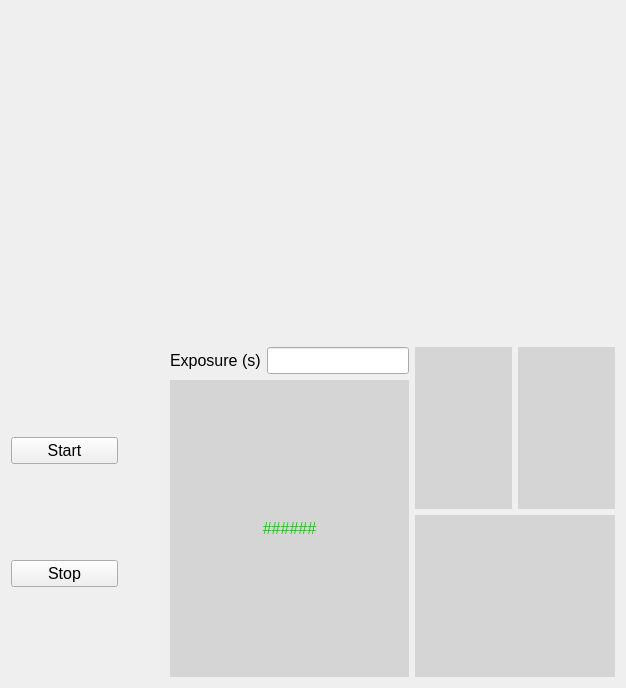
<?xml version="1.0" encoding="UTF-8"?>
<ui version="4.0">
 <class>Form</class>
 <widget class="QWidget" name="Form">
  <property name="geometry">
   <rect>
    <x>0</x>
    <y>0</y>
    <width>626</width>
    <height>688</height>
   </rect>
  </property>
  <property name="sizePolicy">
   <sizepolicy hsizetype="Minimum" vsizetype="Preferred">
    <horstretch>0</horstretch>
    <verstretch>0</verstretch>
   </sizepolicy>
  </property>
  <property name="minimumSize">
   <size>
    <width>550</width>
    <height>500</height>
   </size>
  </property>
  <property name="font">
   <font>
    <pointsize>9</pointsize>
   </font>
  </property>
  <property name="windowTitle">
   <string>Form</string>
  </property>
  <layout class="QVBoxLayout" name="verticalLayout_4">
   <item>
    <widget class="PyDMImageView" name="cameraImage">
     <property name="font">
      <font>
       <pointsize>12</pointsize>
      </font>
     </property>
     <property name="contextMenuPolicy">
      <enum>Qt::DefaultContextMenu</enum>
     </property>
     <property name="toolTip">
      <string>ca://${P}${im}ArrayData</string>
     </property>
     <property name="autoFillBackground">
      <bool>false</bool>
     </property>
     <property name="styleSheet">
      <string notr="true"/>
     </property>
     <property name="colorMapMax" stdset="0">
      <double>1024.000000000000000</double>
     </property>
     <property name="colorMap" stdset="0">
      <enum>PyDMImageView::Monochrome</enum>
     </property>
     <property name="autoDownsample" stdset="0">
      <bool>false</bool>
     </property>
     <property name="imageWidth" stdset="0">
      <number>0</number>
     </property>
     <property name="normalizeData" stdset="0">
      <bool>true</bool>
     </property>
     <property name="readingOrder" stdset="0">
      <enum>PyDMImageView::Clike</enum>
     </property>
     <property name="imageChannel" stdset="0">
      <string>ca://${P}${im}ArrayData</string>
     </property>
     <property name="widthChannel" stdset="0">
      <string>ca://${P}${im}ArraySize0_RBV</string>
     </property>
    </widget>
   </item>
   <item>
    <layout class="QHBoxLayout" name="horizontalLayout_3">
     <item>
      <layout class="QVBoxLayout" name="verticalLayout">
       <item>
        <widget class="PyDMPushButton" name="PyDMPushButton">
         <property name="minimumSize">
          <size>
           <width>0</width>
           <height>0</height>
          </size>
         </property>
         <property name="font">
          <font>
           <pointsize>12</pointsize>
          </font>
         </property>
         <property name="toolTip">
          <string>ca://${P}${R}Acquire</string>
         </property>
         <property name="whatsThis">
          <string/>
         </property>
         <property name="text">
          <string>Start</string>
         </property>
         <property name="channel" stdset="0">
          <string>ca://${P}${R}Acquire</string>
         </property>
         <property name="pressValue" stdset="0">
          <string>1</string>
         </property>
        </widget>
       </item>
       <item>
        <widget class="PyDMPushButton" name="PyDMPushButton_2">
         <property name="font">
          <font>
           <pointsize>12</pointsize>
          </font>
         </property>
         <property name="toolTip">
          <string>ca://${P}${R}Acquire</string>
         </property>
         <property name="text">
          <string>Stop</string>
         </property>
         <property name="channel" stdset="0">
          <string>ca://${P}${R}Acquire</string>
         </property>
         <property name="pressValue" stdset="0">
          <string>0</string>
         </property>
        </widget>
       </item>
      </layout>
     </item>
     <item>
      <widget class="PyDMByteIndicator" name="PyDMByteIndicator">
       <property name="enabled">
        <bool>true</bool>
       </property>
       <property name="sizePolicy">
        <sizepolicy hsizetype="Fixed" vsizetype="Fixed">
         <horstretch>0</horstretch>
         <verstretch>0</verstretch>
        </sizepolicy>
       </property>
       <property name="minimumSize">
        <size>
         <width>40</width>
         <height>40</height>
        </size>
       </property>
       <property name="baseSize">
        <size>
         <width>0</width>
         <height>0</height>
        </size>
       </property>
       <property name="font">
        <font>
         <pointsize>12</pointsize>
        </font>
       </property>
       <property name="toolTip">
        <string>ca://${P}${R}Acquire</string>
       </property>
       <property name="channel" stdset="0">
        <string>ca://${P}${R}Acquire</string>
       </property>
       <property name="showLabels" stdset="0">
        <bool>false</bool>
       </property>
       <property name="circles" stdset="0">
        <bool>true</bool>
       </property>
      </widget>
     </item>
     <item>
      <layout class="QVBoxLayout" name="verticalLayout_3">
       <item>
        <layout class="QHBoxLayout" name="horizontalLayout_2">
         <item>
          <widget class="QLabel" name="label">
           <property name="font">
            <font>
             <pointsize>12</pointsize>
            </font>
           </property>
           <property name="text">
            <string>Exposure (s)</string>
           </property>
          </widget>
         </item>
         <item>
          <widget class="PyDMLineEdit" name="PyDMLineEdit">
           <property name="sizePolicy">
            <sizepolicy hsizetype="Minimum" vsizetype="Fixed">
             <horstretch>0</horstretch>
             <verstretch>0</verstretch>
            </sizepolicy>
           </property>
           <property name="font">
            <font>
             <pointsize>12</pointsize>
            </font>
           </property>
           <property name="toolTip">
            <string>ca://${P}${R}AcquireTime</string>
           </property>
           <property name="styleSheet">
            <string notr="true">PyDMLineEdit {
  color: rgb(0, 0, 0);
  background-color: rgb(115, 223, 255);
  border: 1px solid black;
  margin: 0px;
  padding: 0px;
  spacing: 0px;
  }</string>
           </property>
           <property name="showUnits" stdset="0">
            <bool>true</bool>
           </property>
           <property name="channel" stdset="0">
            <string>ca://${P}${R}AcquireTime</string>
           </property>
          </widget>
         </item>
        </layout>
       </item>
       <item>
        <widget class="PyDMLabel" name="PyDMLabel">
         <property name="font">
          <font>
           <pointsize>12</pointsize>
          </font>
         </property>
         <property name="toolTip">
          <string>ca://${P}${R}DetectorState_RBV</string>
         </property>
         <property name="styleSheet">
          <string notr="true">color: rgb(0, 216, 0);
background-color: rgb(213, 213, 213);</string>
         </property>
         <property name="text">
          <string>&lt;html&gt;&lt;head/&gt;&lt;body&gt;&lt;p align=&quot;center&quot;&gt;######&lt;/p&gt;&lt;/body&gt;&lt;/html&gt;</string>
         </property>
         <property name="alignment">
          <set>Qt::AlignCenter</set>
         </property>
         <property name="channel" stdset="0">
          <string>ca://${P}${R}DetectorState_RBV</string>
         </property>
         <property name="enableRichText" stdset="0">
          <bool>true</bool>
         </property>
         <property name="displayFormat" stdset="0">
          <enum>PyDMLabel::String</enum>
         </property>
        </widget>
       </item>
      </layout>
     </item>
     <item>
      <layout class="QVBoxLayout" name="verticalLayout_2">
       <item>
        <layout class="QHBoxLayout" name="horizontalLayout">
         <item>
          <widget class="PyDMLabel" name="PyDMLabel_3">
           <property name="font">
            <font>
             <pointsize>12</pointsize>
            </font>
           </property>
           <property name="toolTip">
            <string>ca://${P}${R}ArrayCounter_RBV</string>
           </property>
           <property name="styleSheet">
            <string notr="true">color: rgb(0, 0, 255);
background-color: rgb(213, 213, 213)</string>
           </property>
           <property name="channel" stdset="0">
            <string>ca://${P}${R}ArrayCounter_RBV</string>
           </property>
          </widget>
         </item>
         <item>
          <widget class="PyDMLabel" name="PyDMLabel_4">
           <property name="font">
            <font>
             <pointsize>12</pointsize>
            </font>
           </property>
           <property name="toolTip">
            <string>ca://${P}${R}ArrayRate_RBV</string>
           </property>
           <property name="styleSheet">
            <string notr="true">color: rgb(0, 0, 255);
background-color: rgb(213, 213, 213)</string>
           </property>
           <property name="showUnits" stdset="0">
            <bool>true</bool>
           </property>
           <property name="channel" stdset="0">
            <string>ca://${P}${R}ArrayRate_RBV</string>
           </property>
           <property name="displayFormat" stdset="0">
            <enum>PyDMLabel::Decimal</enum>
           </property>
          </widget>
         </item>
        </layout>
       </item>
       <item>
        <widget class="PyDMLabel" name="PyDMLabel_2">
         <property name="sizePolicy">
          <sizepolicy hsizetype="Minimum" vsizetype="Preferred">
           <horstretch>0</horstretch>
           <verstretch>0</verstretch>
          </sizepolicy>
         </property>
         <property name="minimumSize">
          <size>
           <width>200</width>
           <height>0</height>
          </size>
         </property>
         <property name="font">
          <font>
           <pointsize>12</pointsize>
          </font>
         </property>
         <property name="toolTip">
          <string>ca://${P}${R}StatusMessage_RBV</string>
         </property>
         <property name="styleSheet">
          <string notr="true">color: rgb(0, 0, 255);
background-color: rgb(213, 213, 213)</string>
         </property>
         <property name="alignment">
          <set>Qt::AlignCenter</set>
         </property>
         <property name="channel" stdset="0">
          <string>ca://${P}${R}StatusMessage_RBV</string>
         </property>
         <property name="enableRichText" stdset="0">
          <bool>true</bool>
         </property>
         <property name="displayFormat" stdset="0">
          <enum>PyDMLabel::String</enum>
         </property>
        </widget>
       </item>
      </layout>
     </item>
    </layout>
   </item>
  </layout>
 </widget>
 <customwidgets>
  <customwidget>
   <class>PyDMLabel</class>
   <extends>QLabel</extends>
   <header>pydm.widgets.label</header>
  </customwidget>
  <customwidget>
   <class>PyDMByteIndicator</class>
   <extends>QWidget</extends>
   <header>pydm.widgets.byte</header>
  </customwidget>
  <customwidget>
   <class>PyDMImageView</class>
   <extends>QWidget</extends>
   <header>pydm.widgets.image</header>
  </customwidget>
  <customwidget>
   <class>PyDMLineEdit</class>
   <extends>QLineEdit</extends>
   <header>pydm.widgets.line_edit</header>
  </customwidget>
  <customwidget>
   <class>PyDMPushButton</class>
   <extends>QPushButton</extends>
   <header>pydm.widgets.pushbutton</header>
  </customwidget>
 </customwidgets>
 <resources/>
 <connections/>
</ui>
